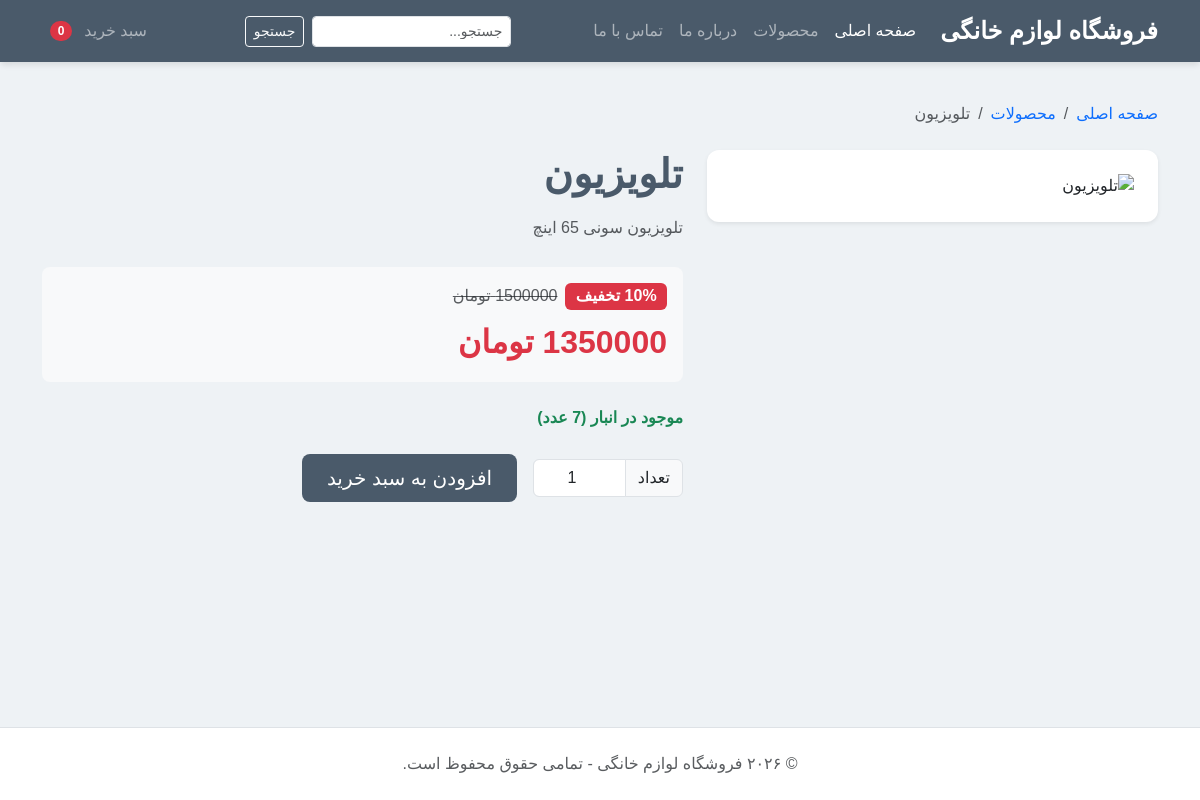
The app's page /sony/ with its own data.
### shop/models.py (models this page shows, shortened)
class Product(models.Model):
    name = models.CharField(max_length=200)
    slug = models.SlugField(max_length=200, unique=True)
    image = CloudinaryField('image', blank=True, null=True)
    description = models.TextField(blank=True)
    price = models.DecimalField(
        max_digits=10,
        decimal_places=2,
        validators=[MinValueValidator(0)]
    )
    discount_price = models.DecimalField(
        max_digits=10,
        decimal_places=2,
        blank=True,
        null=True
    )
    stock = models.PositiveIntegerField(default=0)
    available = models.BooleanField(default=True)
    created = models.DateTimeField(auto_now_add=True)
    updated = models.DateTimeField(auto_now=True)
    class Meta:
        ordering = ['-created']
    def get_discount_percent(self):
        if self.discount_price and self.price > 0:
            discount = self.price - self.discount_price
            percent = (discount / self.price) * 100
            return int(percent)
        return 0

### shop/views.py (the view)
# urls.py: path('<slug:slug>/', views.ProductDetailView.as_view(), name='product_detail'),
class ProductDetailView(DetailView):
    model = Product
    template_name = 'shop/product/detail.html'
    context_object_name = 'product'
    def get_queryset(self):
        return Product.objects.filter(available=True)

### shop/templates/shop/product/detail.html (shortened to what this page needs)
{% extends 'shop/base.html' %}
{% block content %}
    <nav aria-label="breadcrumb" class="mt-3 mb-4">
        <ol class="breadcrumb">
            <li class="breadcrumb-item"><a href="{% url 'shop:product_list' %}" class="text-decoration-none">صفحه اصلی</a></li>
            <li class="breadcrumb-item"><a href="{% url 'shop:product_list' %}" class="text-decoration-none">محصولات</a></li>
            <li class="breadcrumb-item active" aria-current="page">{{ product.name }}</li>
        </ol>
    </nav>
    <div class="row">
        <div class="col-md-5 mb-4">
            <div class="card border-0 shadow-sm" style="border-radius: 12px; overflow: hidden;">
                {% if product.image %}
                    <img src="{{ product.image.url }}" alt="{{ product.name }}" class="img-fluid w-100 p-4" style="object-fit: contain; max-height: 400px;">
                {% else %}
                    <div class="d-flex align-items-center justify-content-center bg-light" style="height: 400px;">
                        <span class="text-muted">بدون عکس</span>
                    </div>
                {% endif %}
            </div>
        </div>
        <div class="col-md-7">
            <h1 class="fw-bold mb-3" style="color: #4A5A6A;">{{ product.name }}</h1>
            <p class="text-muted mb-4" style="line-height: 1.8;">
                {{ product.description }}
            </p>
            <div class="bg-light p-3 rounded-3 mb-4">
                {% if product.discount_price %}
                    <div class="d-flex align-items-center mb-2">
                        <span class="badge bg-danger fs-6 me-2">{{ product.get_discount_percent }}% تخفیف</span>
                        <span class="text-muted text-decoration-line-through">
                            {{ product.price|floatformat:0 }} تومان
                        </span>
                    </div>
                    <div class="text-danger fw-bold fs-2">
                        {{ product.discount_price|floatformat:0 }} تومان
                    </div>
                {% else %}
                    <div class="text-dark fw-bold fs-2">
                        {{ product.price|floatformat:0 }} تومان
                    </div>
                {% endif %}
            </div>
            <div class="mb-4">
                {% if product.stock > 0 %}
                    <span class="text-success fw-bold">
                         موجود در انبار ({{ product.stock }} عدد)
                    </span>
                {% else %}
                    <span class="text-danger fw-bold">
                        <i class="bi bi-x-circle-fill"></i> اتمام موجودی
                    </span>
                {% endif %}
            </div>
            {% if product.stock > 0 %}
                <form action="{% url 'shop:cart_add' product.id %}" method="post" class="d-flex align-items-center gap-3">
                    <div class="input-group" style="max-width: 150px;">
                        <span class="input-group-text">تعداد</span>
                        <input type="number" name="quantity" value="1" min="1" max="{{ product.stock }}" class="form-control text-center">
                    </div>
                    <button type="submit" class="btn btn-lg text-white px-4" style="background-color: #4A5A6A; border-radius: 8px;">
                         افزودن به سبد خرید
                    </button>
                </form>
            {% else %}
                <button class="btn btn-secondary btn-lg w-100" disabled>اتمام موجودی</button>
            {% endif %}
        </div>
    </div>
{% endblock %}

### shop/templates/shop/base.html (style rules this page uses)
body { font-family: 'Vazirmatn', Tahoma, Arial, sans-serif; background-color: #eef2f5; display: flex; flex-direction: column; min-height: 100vh; }

### records on screen
Product: name "تلویزیون", description "تلویزیون سونی 65 اینچ", get_discount_percent "10", price "1500000", discount_price "1350000"

### other values on screen
{{ cart|length }} "0"
